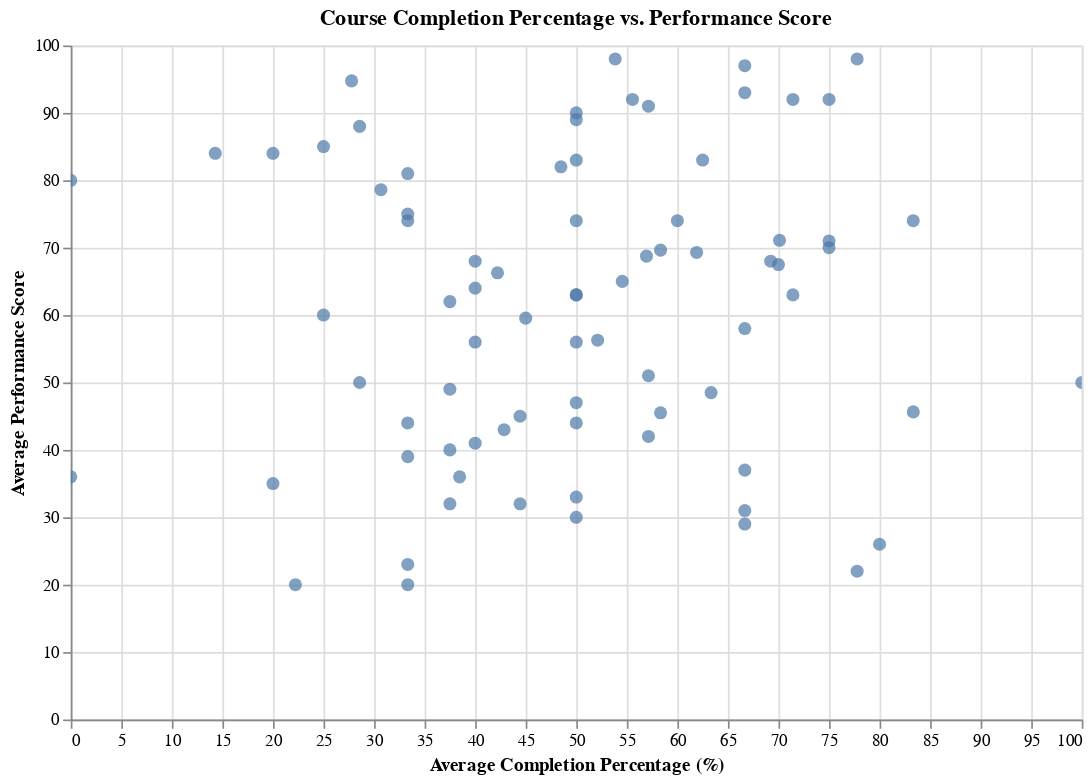

Source (notebook cell):
### Markdown cell above
Hypothesis: Employees with a higher completion percentage in courses achieve higher performance scores.

### Code cell
performance_summary = employee_performance.groupby(['user_id', 'name', 'designation']).agg({
    'completion_percentage': 'mean',
    'performance_score': 'mean'
}).reset_index()


chart1 = alt.Chart(performance_summary).mark_circle(size=60).encode(
    x=alt.X('completion_percentage:Q', title='Average Completion Percentage (%)'),
    y=alt.Y('performance_score:Q', title='Average Performance Score'),
    tooltip=['completion_percentage', 'performance_score']
).properties(
    title='Course Completion Percentage vs. Performance Score',
    width=600,
    height=400
).interactive()

chart1.show()

### Figure 1 — Vega-Lite specification as saved in the notebook (floating-point values rounded to 4 significant figures)
{"config": {"view": {"continuousWidth": 300, "continuousHeight": 300}}, "data": {"name": "data-868266661727afab08edbc8d9ee06f79"}, "mark": {"type": "circle", "size": 60}, "encoding": {"tooltip": [{"field": "completion_percentage", "type": "quantitative"}, {"field": "performance_score", "type": "quantitative"}], "x": {"field": "completion_percentage", "title": "Average Completion Percentage (%)", "type": "quantitative"}, "y": {"field": "performance_score", "title": "Average Performance Score", "type": "quantitative"}}, "height": 400, "params": [{"name": "param_11", "select": {"type": "interval", "encodings": ["x", "y"]}, "bind": "scales"}], "title": "Course Completion Percentage vs. Performance Score", "width": 600, "$schema": "https://vega.github.io/schema/vega-lite/v5.20.1.json", "datasets": {"data-868266661727afab08edbc8d9ee06f79": [{"user_id": "0e102525-4073-488a-904e-c5f00a709555", "name": "Terry Pena", "designation": "Software Tester", "completion_percentage": 44.44, "performance_score": 45.0}, {"user_id": "10411182-6a30-41fb-b24c-1242a632057e", "name": "Erik Owens", "designation": "Data Scientist", "completion_percentage": 83.33, "performance_score": 74.0}, {"user_id": "16eda4ba-42cd-4b9f-9db9-3a0e0285cab5", "name": "Amanda Hayden", "designation": "Data Scientist", "completion_percentage": 50.0, "performance_score": 89.0}, {"user_id": "17c2a5fb-7682-45e3-9bd0-2ddc6431ef00", "name": "Carol Howard", "designation": "Data Scientist", "completion_percentage": 75.0, "performance_score": 92.0}, {"user_id": "1c4b38aa-0361-49eb-a5bd-372a50bc990e", "name": "James Matthews", "designation": "AI Specialist", "completion_percentage": 40.0, "performance_score": 56.0}, {"user_id": "1d190915-1796-4d7a-8781-caf004beb2c1", "name": "Mrs. Leslie Juarez", "designation": "Data Engineer", "completion_percentage": 57.14, "performance_score": 42.0}, {"user_id": "1d695e42-7c4c-45e1-be9f-0ad55f946d5e", "name": "Mary Chapman", "designation": "UI/UX Designer", "completion_percentage": 40.0, "performance_score": 41.0}, {"user_id": "1fb9677c-31b8-45ef-8d90-107c5f7f117e", "name": "Hunter Johnson", "designation": "Data Scientist", "completion_percentage": 33.33, "performance_score": 81.0}, {"user_id": "209d9804-e95e-44c2-bdf1-5ac81c0fc911", "name": "Christopher Martin", "designation": "Web Developer", "completion_percentage": 50.0, "performance_score": 63.0}, {"user_id": "283bf16a-8751-4486-af60-9582cf7b8152", "name": "Jennifer Brown", "designation": "Cybersecurity Specialist", "completion_percentage": 57.14, "performance_score": 91.0}, {"user_id": "2c7fc651-e5b7-4a60-ac2e-d510734efef1", "name": "Riley Blake", "designation": "Data Scientist", "completion_percentage": 66.67, "performance_score": 97.0}, {"user_id": "2dd31992-9126-445e-ad42-779e8b16bb10", "name": "Heather Freeman", "designation": "Cybersecurity Specialist", "completion_percentage": 66.67, "performance_score": 58.0}, {"user_id": "2f141ed2-8e58-4b44-acf7-7dc8999deb6d", "name": "Jessica Miller", "designation": "UI/UX Designer", "completion_percentage": 42.86, "performance_score": 43.0}, {"user_id": "31b8afe5-8641-4d09-955e-ca97ee373f0b", "name": "Shane Lewis", "designation": "Web Developer", "completion_percentage": 33.33, "performance_score": 44.0}, {"user_id": "31d9429a-5936-4ff9-8553-ea9aaacdc1d6", "name": "Michael Ruiz", "designation": "Data Scientist", "completion_percentage": 33.33, "performance_score": 39.0}, {"user_id": "326fa305-42e0-4ae6-84b6-dadda8b37e96", "name": "Tammy Anderson", "designation": "Mobile Developer", "completion_percentage": 20.0, "performance_score": 84.0}, {"user_id": "48247a82-c81c-4e7f-a7ef-00d92a9c6104", "name": "Christina Zamora", "designation": "Mobile Developer", "completion_percentage": 57.14, "performance_score": 51.0}, {"user_id": "4a08884d-150e-4aab-8660-dd2ea51b0c26", "name": "Matthew Barnes", "designation": "Cybersecurity Specialist", "completion_percentage": 75.0, "performance_score": 71.0}, {"user_id": "4ab1758f-ee23-484d-99d8-463a17876377", "name": "Chad Miller DDS", "designation": "Web Developer", "completion_percentage": 0.0, "performance_score": 80.0}, {"user_id": "4bd9cb18-4034-4b47-9467-7041469f27b9", "name": "Wayne Rogers", "designation": "Cybersecurity Specialist", "completion_percentage": 50.0, "performance_score": 74.0}, {"user_id": "4ee040f5-4e74-452c-826b-1c432a5fcdba", "name": "Michael Nelson", "designation": "Cybersecurity Specialist", "completion_percentage": 50.0, "performance_score": 83.0}, {"user_id": "5b42e76b-9fff-413e-97fd-c54f689a0a2d", "name": "Lisa Richardson", "designation": "DevOps Engineer", "completion_percentage": 33.33, "performance_score": 20.0}, {"user_id": "5ddf51cd-9bde-4afe-9961-8ad455b80030", "name": "Michael Travis", "designation": "Software Tester", "completion_percentage": 77.78, "performance_score": 98.0}, {"user_id": "5ea948d4-bd49-40b3-a880-39bbf6f0212d", "name": "Kaitlyn Wall", "designation": "AI Specialist", "completion_percentage": 30.68, "performance_score": 78.6}, {"user_id": "603b5980-472e-4c94-aa8b-3c66f80bdefb", "name": "Rebecca Wilson", "designation": "Data Scientist", "completion_percentage": 44.44, "performance_score": 32.0}, {"user_id": "63a791f3-8ccd-4269-85f8-aab7e3c24238", "name": "Felicia Moore", "designation": "Web Developer", "completion_percentage": 50.0, "performance_score": 56.0}, {"user_id": "63fed41f-a04e-4d8d-8305-a94dcbf4ffce", "name": "Maria Bailey", "designation": "Mobile Developer", "completion_percentage": 37.5, "performance_score": 49.0}, {"user_id": "644aab86-cfc3-4e76-9024-15c043514d03", "name": "Dawn Gordon", "designation": "Software Tester", "completion_percentage": 33.33, "performance_score": 75.0}, {"user_id": "69e35946-d3fa-46d7-aafb-c886472f1c29", "name": "Christopher Wright", "designation": "AI Specialist", "completion_percentage": 58.34, "performance_score": 45.5}, {"user_id": "6c7d0eb6-cf70-47f0-a231-2ea13472a27d", "name": "Crystal Doyle", "designation": "Data Engineer", "completion_percentage": 28.57, "performance_score": 88.0}, {"user_id": "6fac127f-ea59-48d5-8b5f-2551cacbf07a", "name": "Joshua Walker", "designation": "Software Tester", "completion_percentage": 37.5, "performance_score": 40.0}, {"user_id": "7082f1cf-1c65-4554-8392-87d84dc74209", "name": "Ian Nelson", "designation": "Cybersecurity Specialist", "completion_percentage": 25.0, "performance_score": 60.0}, {"user_id": "74142ada-0596-467d-8f3c-4c81a19368ab", "name": "Sandra Daniel", "designation": "Data Engineer", "completion_percentage": 61.91, "performance_score": 69.3}, {"user_id": "769946e5-25bd-4af4-bc79-0fe0c030d392", "name": "Alicia Taylor", "designation": "Cybersecurity Specialist", "completion_percentage": 37.5, "performance_score": 62.0}, {"user_id": "80c9bae6-95a5-43fc-8ca6-bcd1d53b52a3", "name": "William Robinson", "designation": "Cybersecurity Specialist", "completion_percentage": 100.0, "performance_score": 50.0}, {"user_id": "816abb4a-9b8d-4502-adc5-60f071eaee83", "name": "Susan Ward", "designation": "Cybersecurity Specialist", "completion_percentage": 37.5, "performance_score": 32.0}, {"user_id": "821775fe-ca53-489e-aa66-6721898b6e4a", "name": "Omar Smith", "designation": "Data Scientist", "completion_percentage": 69.23, "performance_score": 68.0}, {"user_id": "835d7fe7-3085-49ab-b2be-0add4c08d386", "name": "Marc Guerrero", "designation": "AI Specialist", "completion_percentage": 50.0, "performance_score": 44.0}, {"user_id": "83b79cb1-5db7-4a0f-ac2a-569f4ef5c4cb", "name": "Sherri Spence", "designation": "Software Tester", "completion_percentage": 14.29, "performance_score": 84.0}, {"user_id": "848c1cfb-848b-4dcf-8a14-f9c5a04520e4", "name": "Brett Owen", "designation": "AI Specialist", "completion_percentage": 80.0, "performance_score": 26.0}, {"user_id": "8769cb06-8253-4262-bad1-8ebcff93b99e", "name": "Frederick Rice", "designation": "AI Specialist", "completion_percentage": 66.67, "performance_score": 31.0}, {"user_id": "87bcfb16-4d03-44fc-966f-6a3682ac11d2", "name": "Autumn Rice", "designation": "AI Specialist", "completion_percentage": 20.0, "performance_score": 35.0}, {"user_id": "96392b1e-2dfb-47ad-a524-8d589bf474c4", "name": "Mr. Richard Salazar", "designation": "Data Engineer", "completion_percentage": 71.43, "performance_score": 63.0}, {"user_id": "96d79700-8fa5-4092-a3cc-cbf34f530452", "name": "Kirk Payne", "designation": "Data Engineer", "completion_percentage": 53.85, "performance_score": 98.0}, {"user_id": "984bac18-1b2c-4cb3-9b98-e15f4b0c3c7e", "name": "Tammy Castillo", "designation": "Mobile Developer", "completion_percentage": 38.46, "performance_score": 36.0}, {"user_id": "985f366a-3289-431c-beda-ffbb912d7016", "name": "Lisa Marquez", "designation": "Data Scientist", "completion_percentage": 70.0, "performance_score": 67.5}, {"user_id": "9fa8af1b-97b3-4517-a6ab-02f112e50671", "name": "April Underwood", "designation": "AI Specialist", "completion_percentage": 48.48, "performance_score": 82.0}, {"user_id": "a7c421b1-de32-40bc-8b2e-9f0efef4d7c6", "name": "Maria Hunter", "designation": "Mobile Developer", "completion_percentage": 54.55, "performance_score": 65.0}, {"user_id": "a904b0a7-38b0-4991-8e1f-e9b96df16c7e", "name": "Angela Cruz", "designation": "Data Engineer", "completion_percentage": 66.67, "performance_score": 37.0}, {"user_id": "aa9a89b8-3bc9-4935-8e84-d592c8487ffb", "name": "Justin Bender", "designation": "UI/UX Designer", "completion_percentage": 52.11, "performance_score": 56.27}, {"user_id": "ae775e89-bb80-425a-b52d-788c180890d9", "name": "Taylor Sandoval", "designation": "Web Developer", "completion_percentage": 60.0, "performance_score": 74.0}, {"user_id": "b23fb85f-8715-4cd0-8e03-6844b7e4df03", "name": "Nathaniel Price", "designation": "AI Specialist", "completion_percentage": 77.78, "performance_score": 22.0}, {"user_id": "b3a28440-12f4-4d6b-80dc-e60f91dca2f4", "name": "Christy Jordan", "designation": "AI Specialist", "completion_percentage": 70.1, "performance_score": 71.09}, {"user_id": "b7154f0a-c47f-4f45-894d-4208cac1e1f8", "name": "Anthony Hunter", "designation": "UI/UX Designer", "completion_percentage": 50.0, "performance_score": 63.0}, {"user_id": "b799be0a-4072-45d5-a159-80edc82c3f69", "name": "Travis Davis", "designation": "UI/UX Designer", "completion_percentage": 28.57, "performance_score": 50.0}, {"user_id": "b8320aaf-af61-4f59-a6f4-ed314015fac9", "name": "Christopher Jones", "designation": "Web Developer", "completion_percentage": 25.0, "performance_score": 85.0}, {"user_id": "b857e691-da88-48fa-a89e-88b2b1ccdcb5", "name": "Eric Stevenson", "designation": "Software Tester", "completion_percentage": 22.22, "performance_score": 20.0}, {"user_id": "b8b39324-37e7-4f29-b067-7754683a7d6e", "name": "Pamela Pruitt", "designation": "Data Scientist", "completion_percentage": 71.43, "performance_score": 92.0}, {"user_id": "bb38036c-2d7c-4716-8a6e-ad23282af04e", "name": "Steven Williams", "designation": "DevOps Engineer", "completion_percentage": 58.34, "performance_score": 69.64}, {"user_id": "bc47e1a9-6e5c-4136-b54a-cf5a49585d27", "name": "Alicia Fischer", "designation": "Data Scientist", "completion_percentage": 66.67, "performance_score": 29.0}, {"user_id": "bee78e4b-a9d2-4615-88a8-1e1f96183592", "name": "Cindy Mcknight", "designation": "Data Scientist", "completion_percentage": 50.0, "performance_score": 33.0}, {"user_id": "bf410702-2bce-4f38-9762-5b20081a4620", "name": "Gary Rice", "designation": "UI/UX Designer", "completion_percentage": 56.94, "performance_score": 68.75}, {"user_id": "c47e7751-8061-434e-bf84-972de2f8a2dd", "name": "Ashley Chapman", "designation": "AI Specialist", "completion_percentage": 62.5, "performance_score": 83.0}, {"user_id": "c58e2291-ce5b-4836-899e-199b661eadea", "name": "Nicholas Dickerson", "designation": "AI Specialist", "completion_percentage": 66.67, "performance_score": 93.0}, {"user_id": "c6599665-e128-4aa2-8751-a6fabab8b7b4", "name": "Julie Gamble", "designation": "AI Specialist", "completion_percentage": 50.0, "performance_score": 30.0}, {"user_id": "cc3a213f-ba7e-4521-b84b-9239a8794f3e", "name": "Christine Anderson", "designation": "Mobile Developer", "completion_percentage": 83.34, "performance_score": 45.64}, {"user_id": "ce4c5434-7f25-4dcf-ac79-6d16fef13f57", "name": "Steve Moran", "designation": "AI Specialist", "completion_percentage": 40.0, "performance_score": 68.0}, {"user_id": "d7350f5e-fbe0-4b21-bd91-0d2cbb53187b", "name": "Jordan Wilson", "designation": "Data Engineer", "completion_percentage": 50.0, "performance_score": 47.0}, {"user_id": "d887ae6f-308e-49c1-b0c4-ae84b1f8b1fe", "name": "Misty Stein", "designation": "Data Scientist", "completion_percentage": 40.0, "performance_score": 64.0}, {"user_id": "e16cf641-f55b-4176-bfd6-4fc02ca38d15", "name": "Stanley Weiss", "designation": "DevOps Engineer", "completion_percentage": 0.0, "performance_score": 36.0}, {"user_id": "e40bba8c-ae9b-4034-8a3b-d51b66db29f0", "name": "Robert Garcia", "designation": "DevOps Engineer", "completion_percentage": 42.21, "performance_score": 66.28}, {"user_id": "e43892ed-3d64-4422-9563-f2983442a01d", "name": "Donald Austin", "designation": "Data Engineer", "completion_percentage": 50.0, "performance_score": 90.0}, {"user_id": "e4fbfc98-2080-45d0-9f13-40b81f4b47f2", "name": "Kathryn Brown", "designation": "Mobile Developer", "completion_percentage": 63.34, "performance_score": 48.5}, {"user_id": "ebd98b4c-9648-40ef-898a-c65d9f995270", "name": "Billy Ray", "designation": "DevOps Engineer", "completion_percentage": 33.33, "performance_score": 23.0}, {"user_id": "eda585ac-feeb-456e-8f43-907fdcdb2d6f", "name": "Anthony Bell", "designation": "Data Engineer", "completion_percentage": 33.33, "performance_score": 74.0}, {"user_id": "f09fd128-0384-4db9-bef6-e614e6220549", "name": "Peter Smith", "designation": "Data Engineer", "completion_percentage": 75.0, "performance_score": 70.0}, {"user_id": "f4242f53-c016-4138-b52f-78522004ad44", "name": "Austin Simmons", "designation": "Cybersecurity Specialist", "completion_percentage": 55.56, "performance_score": 92.0}, {"user_id": "f5818c93-e8ca-4df9-a16f-08d1024d9111", "name": "Kevin Dudley", "designation": "UI/UX Designer", "completion_percentage": 27.77, "performance_score": 94.75}, {"user_id": "f7ba1d77-7fa7-41c7-9915-bbdc1a0f0f89", "name": "Billy Prince", "designation": "UI/UX Designer", "completion_percentage": 45.0, "performance_score": 59.55}]}}
